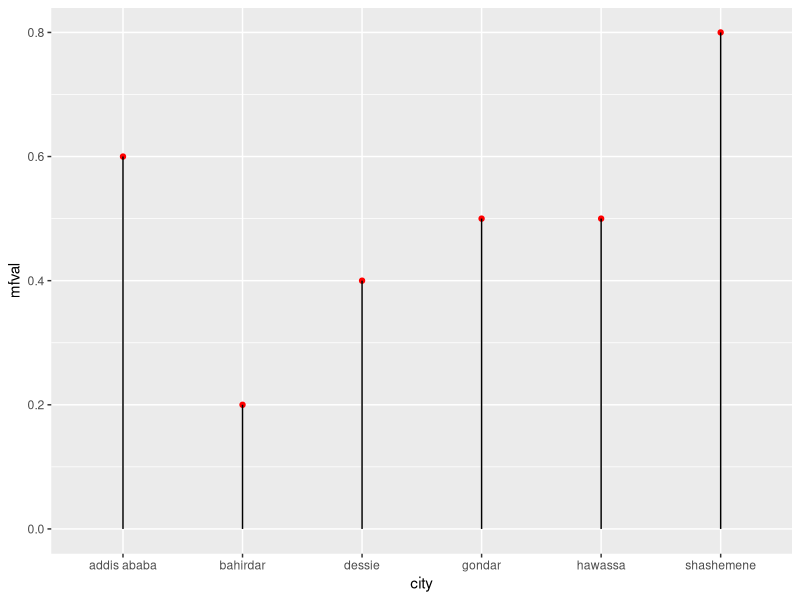
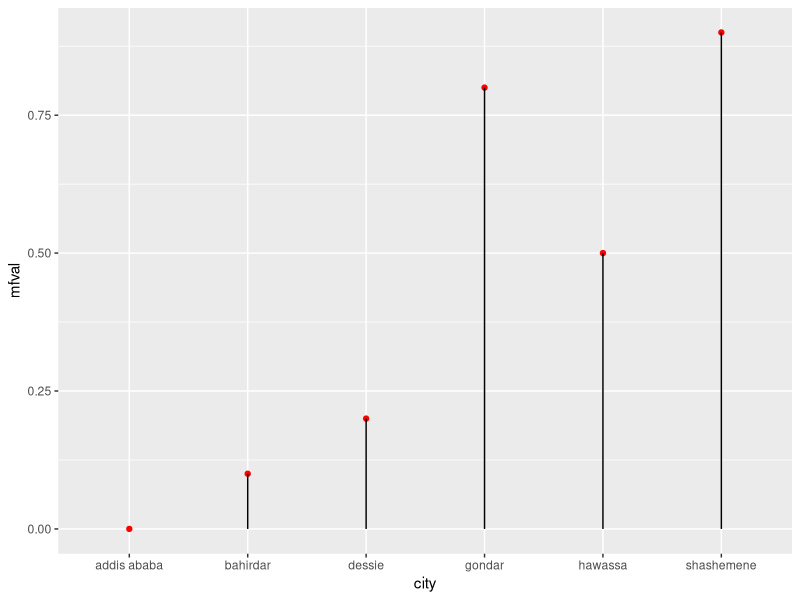
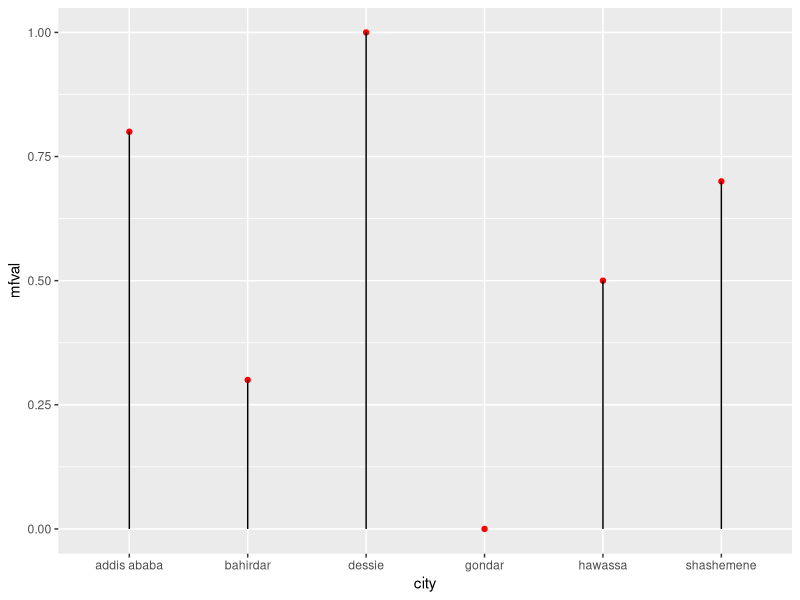

Recreate these plots in R, in order.
library(ggplot2)
df <- data.frame(city=c("addis ababa", "bahirdar","gondar","dessie","hawassa","shashemene"))
mfval <- c(0.6,0.2, 0.5, 0.4, 0.5, 0.8)
ggplot(data=df, aes(x=city, y = mfval))+geom_point(col="red")+geom_segment(aes(x=city, xend=city, y=0, yend=mfval))

library(ggplot2)
df <- data.frame(city=c("addis ababa", "bahirdar","gondar","dessie","hawassa","shashemene"))
mfval <- c(0,0.1, 0.8,0.2,0.5,0.9)
ggplot(data=df, aes(x=city, y = mfval))+geom_point(col="red")+geom_segment(aes(x=city, xend=city, y=0, yend=mfval))

library(ggplot2)
df <- data.frame(city=c("addis ababa", "bahirdar","gondar","dessie","hawassa","shashemene"))
mfval <- c(0.8, 0.3, 0,1,0.5,0.7)
ggplot(data=df, aes(x=city, y = mfval))+geom_point(col="red")+geom_segment(aes(x=city, xend=city, y=0, yend=mfval))
